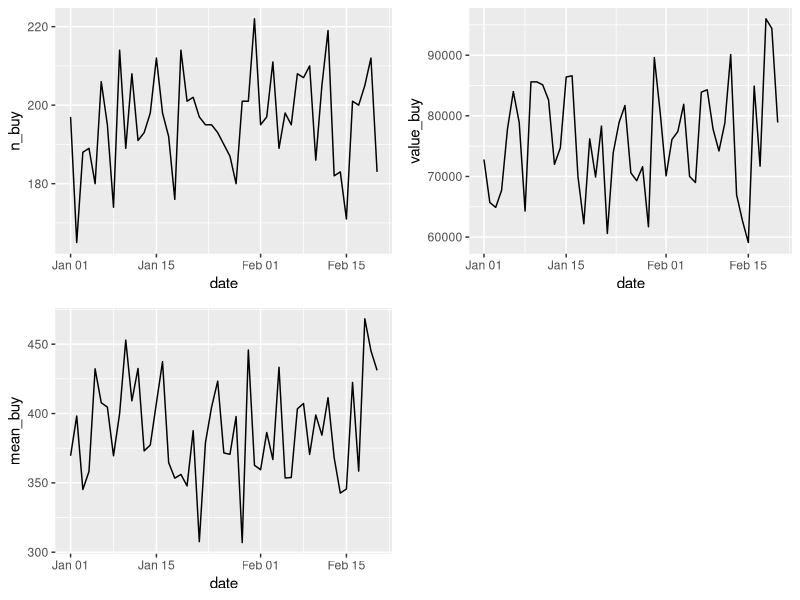
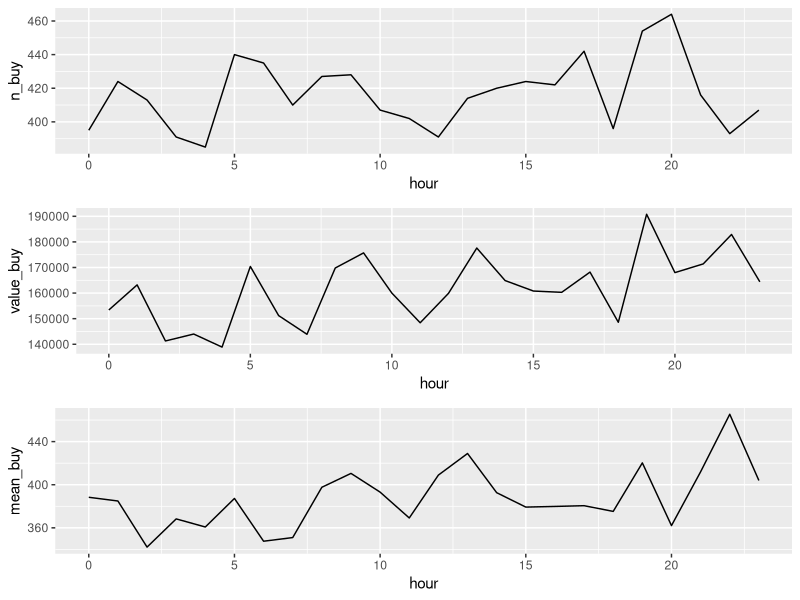
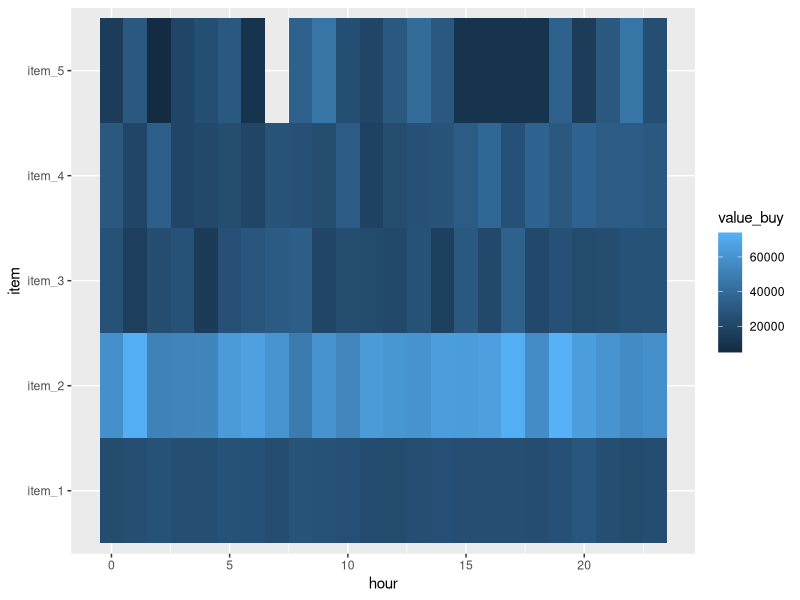

Recreate these plots in R, in order.
## ---- chunk 1
library(tidyverse)
library(lubridate)
library(gridExtra)
## ---- chunk 2
df_log <- readr::read_csv("df_log.csv")
## ---- chunk 3
df_log_date <- df_log %>% 
  # 日付による丸め込みを行った変数を準備
  mutate(date = date(stamp)) %>% 
  # 日付によるグループ化
  group_by(date) %>% 
  # グループ化による集計
  summarise(
    # 購入件数をカウント
    n_buy = n(),
    # 売上合計
    value_buy = sum(value),
    # 購入単価平均
    mean_buy = mean(value)
  )
## ---- chunk 4
knitr::kable(head(df_log_date, 10))
## ---- chunk 5
# ベースとなるggplotオブジェクトを作成
p_date <- ggplot(df_log_date)
# 日別購入件数
p_date1 <- p_date + 
  geom_line(aes(x = date, y = n_buy))
# 日別売上合計
p_date2 <- p_date + 
  geom_line(aes(x = date, y = value_buy))
# 日別購入単価平均
p_date3 <- p_date + 
  geom_line(aes(x = date, y = mean_buy))
# plotを集約
grid.arrange(p_date1, p_date2, p_date3, nrow = 2)
## ---- chunk 6
df_log_hour <- df_log %>% 
  # 時間を取り出した変数を準備
  mutate(hour = hour(stamp)) %>% 
  # 時間によるグループ化
  group_by(hour) %>% 
  # グループ化による集計
  summarise(
    # 購入件数をカウント
    n_buy = n(),
    # 売上合計
    value_buy = sum(value),
    # 購入単価平均
    mean_buy = mean(value)
  )
## ---- chunk 7
knitr::kable(head(df_log_hour, 10))
## ---- chunk 8
# ベースとなるggplotオブジェクトを作成
p_hour <- ggplot(df_log_hour)
# 時間別購入件数
p_hour1 <- p_hour +
  geom_line(aes(x = hour, y = n_buy))
# 時間別売上合計
p_hour2 <- p_hour +
  geom_line(aes(x = hour, y = value_buy))
# 時間別購入単価平均
p_hour3 <- p_hour +
  geom_line(aes(x = hour, y = mean_buy))
# plotを集約
grid.arrange(p_hour1, p_hour2, p_hour3)
## ---- chunk 9
df_log_hour_item <- df_log %>% 
  mutate(hour = hour(stamp)) %>% 
  # グループ化する変数にhour, itemを指定
  group_by(hour, item) %>% 
  summarise(
    n_buy = n(),
    value_buy = sum(value),
    mean_buy = mean(value)
  )
## ---- chunk 10
knitr::kable(head(df_log_hour_item))
## ---- chunk 11
# 時間と項目で可視化
p_hour_item <- ggplot(df_log_hour_item)+
  geom_tile(aes(x = hour, y = item, fill = value_buy))
p_hour_item
## ---- chunk 12
x <- ymd_hms("2018-02-24 15:30:20")

# 年の取り出し
year(x)

# 月の取り出し
month(x)

# 日の取り出し
day(x)

# 時間の取り出し
hour(x)
## ---- chunk 13
date(x)
